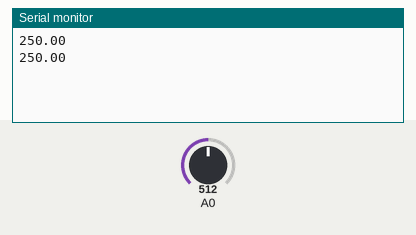
The sketch below on a simulated Arduino Uno, built with avr-gcc and run on an emulated ATmega328P. Parts: the last lines printed to the serial monitor. Inputs (shaded band) come from the test bench; at power-on: A0 = 512.

Above: at 1.8 s.
1.9 s: A0 set to 716
At 2.8 s:
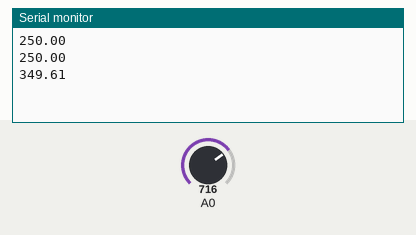
3.4 s: A0 set to 900
At 4.4 s:
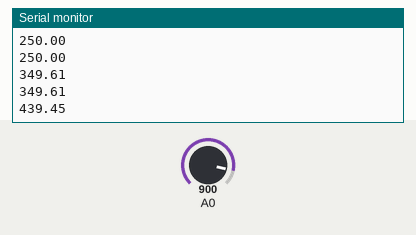
Timing chart, 0 to 6.4 s (numbered marks = the images above; inputs shaded):
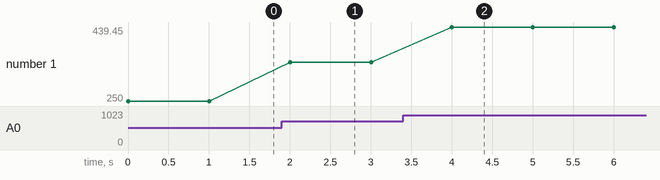

The sketch:

Temperatura_lm35dz.ino
```cpp
void setup() {
  Serial.begin(9600);
}

void loop() {
  float x;
  x =analogRead(A0);
  float temperatura;
  temperatura = (( x * 500)/1024);
  Serial.println(temperatura);
  delay(1000);
}
```

Measured:
- after the input at 1.9 s, the serial monitor: prints a new line after 0.10 s (image 1)
- after the input at 3.4 s, the serial monitor: prints a new line after 0.60 s (image 2)
- plotted number 1: 250 → 349.61 after the input at 1.9 s, 349.61 → 439.45 after the input at 3.4 s
